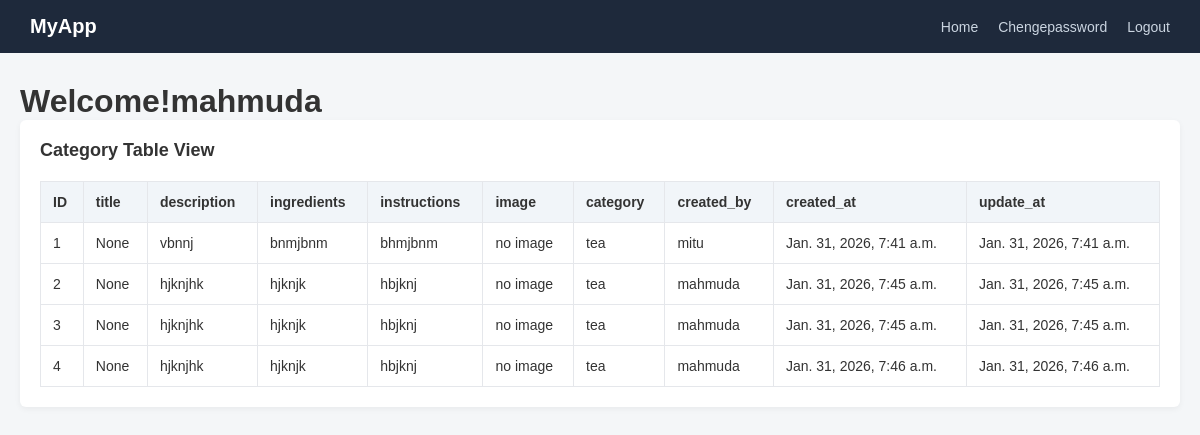
The page /home/ (signed in) on the database its author committed.
### myapp/models.py (models this page shows, shortened)
class UserModel(AbstractUser):
    ROLE=[
        ('Admin','Admin'),
        ('Viewr','Viewr'),
    ]
    role=models.CharField(choices=ROLE,null=True)
    def __str__(self):
        return self.username

class RecipeModel(models.Model):
    title=models.CharField(null=True)
    description=models.TextField(max_length=200,null=True)
    ingredients=models.CharField(null=True)
    instructions=models.TextField(null=True)
    image=models.ImageField(upload_to='image/',null=True)
    category=models.ForeignKey(CategoryModel,on_delete=models.CASCADE,null=True)
    created_by=models.ForeignKey(UserModel,on_delete=models.CASCADE,null=True)
    created_at=models.DateTimeField(auto_now_add=True,null=True)
    update_at=models.DateTimeField(auto_now=True,null=True)

class CategoryModel(models.Model):
    name=models.CharField(null=True)
    description=models.TextField(max_length=100,null=True)
    def __str__(self):
        return self.name

### myapp/views.py (the view)
# urls.py: path('home/',home,name='home'),
@login_required
def home(r):
    all_data=RecipeModel.objects.all()
    context={
        'all_data':all_data
    }
    return render(r,'home.html',context)

### templates/home.html (shortened to what this page needs)
<!DOCTYPE html>
<html lang="en">
<head>
</head>
<body>
    {% include 'nav.html' %}
    {% block body %}
        <h1>Welcome!{{user.username}}</h1>
         <div class="card">
            <h2>Category Table View</h2>
            <table>
                <thead>
                    <tr>
                        <th>ID</th>
                        <th>title</th>
                        <th>description</th>
                        <th>ingredients</th>
                        <th>instructions</th>
                        <th>image</th>
                        <th>category</th>
                        <th>created_by</th>
                        <th>created_at</th>
                        <th>update_at</th>
                    </tr>
                </thead>
                <tbody>
                    {% for i in all_data %}
                        <tr>
                            <td>{{forloop.counter}}</td>
                            <td>{{i.title}}</td>
                            <td>{{i.description}}</td>
                            <td>{{i.ingredients}}</td>
                            <td>{{i.instructions}}</td>
                            <td>
                                {% if i.image %}
                                    <img src="{{i.image.url}}" width="50px" height="50px" alt="">
                                {% else %}
                                no image
                                {% endif %}
                            </td>
                            <td>{{i.category}}</td>
                            <td>{{i.created_by}}</td>
                            <td>{{i.created_at}}</td>
                            <td>{{i.update_at}}</td>
                        </tr>
                    {% endfor %}
                </tbody>
            </table>
        </div>
    {% endblock body %}
</body>
</html>

### templates/nav.html (shortened to what this page needs)
<nav class="navbar">
        <div class="logo">MyApp</div>
        <ul>
            <li><a href="{% url 'home' %}">Home</a></li>
            <li><a href="{% url 'chengepass' %}">Chengepassword</a></li>
            <li><a href="{% url 'signout' %}">Logout</a></li>
        </ul>
    </nav>
    <div class="container">

### templates/home.html (style rules this page uses)
* { margin: 0; padding: 0; box-sizing: border-box; font-family: Arial, Helvetica, sans-serif; }
body { background: #f4f6f8; color: #333; }
a { text-decoration: none; color: inherit; }
.navbar { background: #1e293b; color: #fff; padding: 15px 30px; display: flex; justify-content: space-between; align-items: center; }
.navbar .logo { font-size: 20px; font-weight: bold; }
.navbar ul { list-style: none; display: flex; gap: 20px; }
.navbar ul li a { color: #cbd5e1; font-size: 14px; }
.container { max-width: 1200px; margin: 30px auto; padding: 0 20px; }
.card { background: #fff; padding: 20px; border-radius: 6px; box-shadow: 0 2px 6px rgba(0,0,0,0.05); margin-bottom: 30px; }
.card h2 { margin-bottom: 20px; font-size: 18px; }
table { width: 100%; border-collapse: collapse; }
table thead { background: #f1f5f9; }
table th, table td { padding: 12px; border: 1px solid #e5e7eb; text-align: left; font-size: 14px; }
table th { font-weight: 600; }

### rows shown on the page
UserModel: username "mahmuda"
RecipeModel: title "None", description "vbnnj", ingredients "bnmjbnm", instructions "bhmjbnm", image "no image", category "tea", created_by "mitu", created_at "Jan. 31, 2026, 7:41 a.m.", update_at "Jan. 31, 2026, 7:41 a.m."
RecipeModel: title "None", description "hjknjhk", ingredients "hjknjk", instructions "hbjknj", image "no image", category "tea", created_by "mahmuda", created_at "Jan. 31, 2026, 7:45 a.m.", update_at "Jan. 31, 2026, 7:45 a.m."
RecipeModel: title "None", description "hjknjhk", ingredients "hjknjk", instructions "hbjknj", image "no image", category "tea", created_by "mahmuda", created_at "Jan. 31, 2026, 7:45 a.m.", update_at "Jan. 31, 2026, 7:45 a.m."
RecipeModel: title "None", description "hjknjhk", ingredients "hjknjk", instructions "hbjknj", image "no image", category "tea", created_by "mahmuda", created_at "Jan. 31, 2026, 7:46 a.m.", update_at "Jan. 31, 2026, 7:46 a.m."
